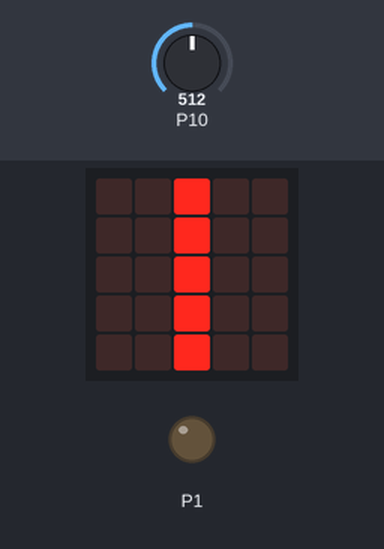
The program below on a simulated BBC micro:bit (MakeCode). Parts: the board's 5×5 LED display, output pins drawn as LEDs (lit = HIGH). The inputs (shaded band) are chosen by the test bench; at power-on: P10 = 512 (analog values on the 0–1023 scale).

Above: at 1.2 s.
1.3 s: P10 set to 400
At 2.1 s:
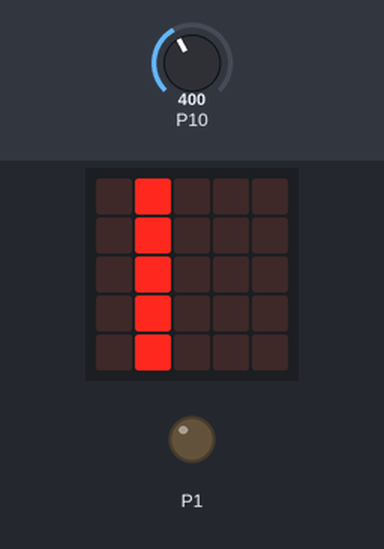
3.1 s: P10 set to 195
At 4.3 s:
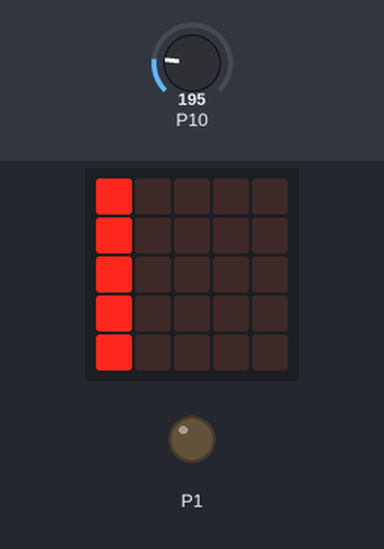
4.8 s: P10 set to 625
At 6.1 s:
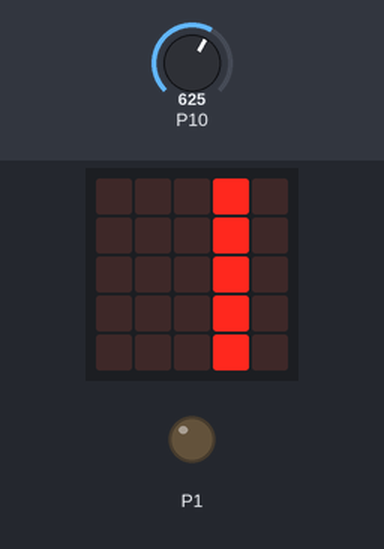
6.5 s: P10 set to 830
At 7.3 s:
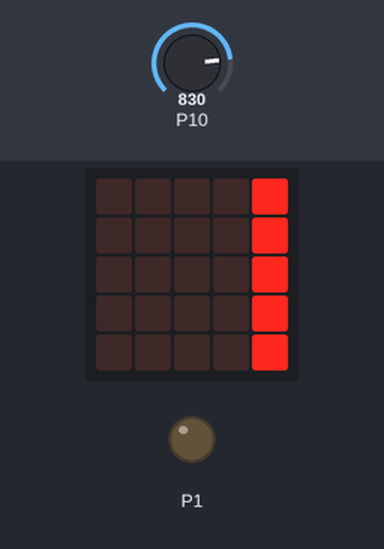
8.2 s: P10 set to 810
At 9.2 s:
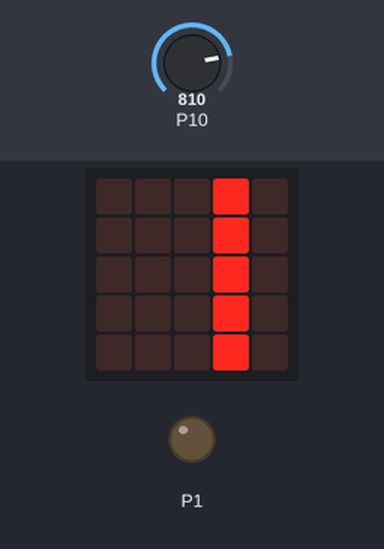
9.9 s: P10 set to 900
At 10.4 s:
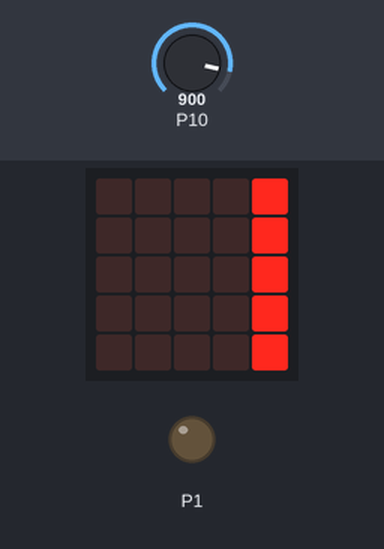
Timing chart, 0 to 12.5 s (numbered marks = the images above; inputs shaded):
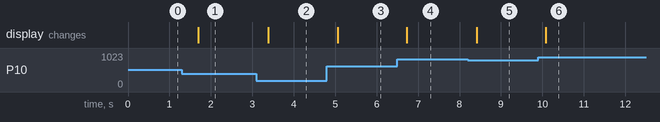

The program:

main.ts
```typescript
basic.clearScreen()
pins.analogWritePin(AnalogPin.P1, 0)
basic.forever(function () {
    if (pins.analogReadPin(AnalogReadWritePin.P10) > 0 && pins.analogReadPin(AnalogReadWritePin.P10) < 205) {
        basic.showLeds(`
            # . . . .
            # . . . .
            # . . . .
            # . . . .
            # . . . .
            `)
    }
    if (pins.analogReadPin(AnalogReadWritePin.P10) > 204 && pins.analogReadPin(AnalogReadWritePin.P10) < 410) {
        basic.showLeds(`
            . # . . .
            . # . . .
            . # . . .
            . # . . .
            . # . . .
            `)
    }
    if (pins.analogReadPin(AnalogReadWritePin.P10) > 409 && pins.analogReadPin(AnalogReadWritePin.P10) < 615) {
        basic.showLeds(`
            . . # . .
            . . # . .
            . . # . .
            . . # . .
            . . # . .
            `)
    }
    if (pins.analogReadPin(AnalogReadWritePin.P10) > 614 && pins.analogReadPin(AnalogReadWritePin.P10) < 820) {
        basic.showLeds(`
            . . . # .
            . . . # .
            . . . # .
            . . . # .
            . . . # .
            `)
    }
    if (pins.analogReadPin(AnalogReadWritePin.P10) > 819 && pins.analogReadPin(AnalogReadWritePin.P10) < 1025) {
        basic.showLeds(`
            . . . . #
            . . . . #
            . . . . #
            . . . . #
            . . . . #
            `)
    }
})
```

test.ts
```typescript
// 在這裡測試；當此封包作為擴充功能時，將不會編譯此內容。
```

Measured:
- after the input at 1.3 s, the display: changes after 0.39 s (image 1)
- after the input at 3.1 s, the display: changes after 0.28 s (image 2)
- after the input at 4.8 s, the display: changes after 0.26 s (image 3)
- after the input at 6.5 s, the display: changes after 0.23 s (image 4)
- after the input at 8.2 s, the display: changes after 0.21 s (image 5)
- after the input at 9.9 s, the display: changes after 0.18 s (image 6)
